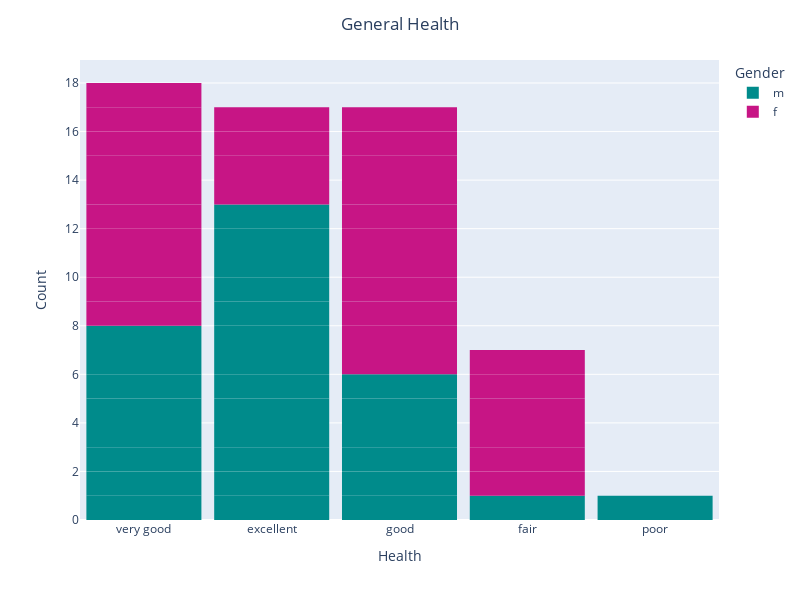

Here is the notebook cell this chart was saved with:
### Code cell
fig = px.bar(DF_new,
            x='genhlth',
            color = 'gender',
            color_discrete_map={'m':'darkcyan',
                                'f':'mediumvioletred'})
fig.update_traces(dict(marker_line_width=0))
fig.update_layout(bargap=0.1,
                  title='General Health',
                  title_x=0.5,
                  xaxis_title="Health",
                  yaxis_title="Count",
                  legend_title="Gender",
                  autosize=False,
                  width=800,
                  height=600)
fig.show()

### Figure 1 — Plotly figure (JSON) as saved in the notebook; plotly's stock layout.template omitted (floating-point values rounded to 4 significant figures)
{"data": [{"alignmentgroup": "True", "hovertemplate": "gender=m<br>genhlth=%{x}<br>count=%{y}<extra></extra>", "legendgroup": "m", "marker": {"color": "darkcyan", "line": {"width": 0}, "pattern": {"shape": ""}}, "name": "m", "offsetgroup": "m", "orientation": "v", "showlegend": true, "textposition": "auto", "type": "bar", "x": ["very good", "excellent", "excellent", "excellent", "very good", "very good", "good", "fair", "good", "good", "very good", "good", "excellent", "excellent", "excellent", "very good", "excellent", "very good", "good", "excellent", "good", "excellent", "excellent", "poor", "excellent", "excellent", "very good", "excellent", "very good"], "xaxis": "x", "y": [1, 1, 1, 1, 1, 1, 1, 1, 1, 1, 1, 1, 1, 1, 1, 1, 1, 1, 1, 1, 1, 1, 1, 1, 1, 1, 1, 1, 1], "yaxis": "y"}, {"alignmentgroup": "True", "hovertemplate": "gender=f<br>genhlth=%{x}<br>count=%{y}<extra></extra>", "legendgroup": "f", "marker": {"color": "mediumvioletred", "line": {"width": 0}, "pattern": {"shape": ""}}, "name": "f", "offsetgroup": "f", "orientation": "v", "showlegend": true, "textposition": "auto", "type": "bar", "x": ["good", "very good", "very good", "very good", "good", "good", "good", "very good", "fair", "good", "fair", "good", "good", "good", "very good", "good", "excellent", "very good", "fair", "excellent", "excellent", "good", "fair", "excellent", "very good", "very good", "very good", "very good", "fair", "good", "fair"], "xaxis": "x", "y": [1, 1, 1, 1, 1, 1, 1, 1, 1, 1, 1, 1, 1, 1, 1, 1, 1, 1, 1, 1, 1, 1, 1, 1, 1, 1, 1, 1, 1, 1, 1], "yaxis": "y"}], "layout": {"autosize": false, "bargap": 0.1, "barmode": "relative", "height": 600, "legend": {"title": {"text": "Gender"}, "tracegroupgap": 0}, "margin": {"t": 60}, "title": {"text": "General Health", "x": 0.5}, "width": 800, "xaxis": {"anchor": "y", "autorange": true, "domain": [0, 1], "range": [-0.5, 4.5], "title": {"text": "Health"}, "type": "category"}, "yaxis": {"anchor": "x", "autorange": true, "domain": [0, 1], "range": [0, 18.95], "title": {"text": "Count"}, "type": "linear"}}}
